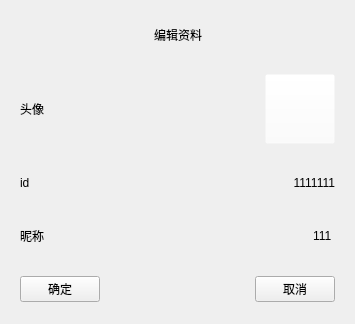
<?xml version="1.0" encoding="UTF-8"?>
<ui version="4.0">
 <class>Myinformation</class>
 <widget class="QWidget" name="Myinformation">
  <property name="geometry">
   <rect>
    <x>0</x>
    <y>0</y>
    <width>355</width>
    <height>324</height>
   </rect>
  </property>
  <property name="windowTitle">
   <string>Form</string>
  </property>
  <layout class="QVBoxLayout" name="verticalLayout">
   <item>
    <widget class="QWidget" name="widget" native="true">
     <layout class="QHBoxLayout" name="horizontalLayout">
      <item>
       <spacer name="horizontalSpacer">
        <property name="orientation">
         <enum>Qt::Horizontal</enum>
        </property>
        <property name="sizeHint" stdset="0">
         <size>
          <width>135</width>
          <height>20</height>
         </size>
        </property>
       </spacer>
      </item>
      <item>
       <widget class="QLabel" name="label">
        <property name="styleSheet">
         <string notr="true">font: 12pt &quot;Microsoft YaHei UI&quot;;
color: rgb(0, 0, 0);</string>
        </property>
        <property name="text">
         <string>编辑资料</string>
        </property>
        <property name="alignment">
         <set>Qt::AlignCenter</set>
        </property>
       </widget>
      </item>
      <item>
       <spacer name="horizontalSpacer_2">
        <property name="orientation">
         <enum>Qt::Horizontal</enum>
        </property>
        <property name="sizeHint" stdset="0">
         <size>
          <width>134</width>
          <height>20</height>
         </size>
        </property>
       </spacer>
      </item>
     </layout>
    </widget>
   </item>
   <item>
    <widget class="QWidget" name="widget_2" native="true">
     <layout class="QHBoxLayout" name="horizontalLayout_2">
      <item>
       <widget class="QLabel" name="label_2">
        <property name="styleSheet">
         <string notr="true">color: rgb(0, 0, 0);
font: 12pt &quot;Microsoft YaHei UI&quot;;</string>
        </property>
        <property name="text">
         <string>头像</string>
        </property>
       </widget>
      </item>
      <item>
       <spacer name="horizontalSpacer_3">
        <property name="orientation">
         <enum>Qt::Horizontal</enum>
        </property>
        <property name="sizeHint" stdset="0">
         <size>
          <width>226</width>
          <height>20</height>
         </size>
        </property>
       </spacer>
      </item>
      <item>
       <widget class="QPushButton" name="pushButton">
        <property name="minimumSize">
         <size>
          <width>70</width>
          <height>70</height>
         </size>
        </property>
        <property name="maximumSize">
         <size>
          <width>70</width>
          <height>70</height>
         </size>
        </property>
        <property name="styleSheet">
         <string notr="true">background-color: rgba(255, 255, 255, 0);</string>
        </property>
        <property name="text">
         <string/>
        </property>
        <property name="iconSize">
         <size>
          <width>68</width>
          <height>68</height>
         </size>
        </property>
       </widget>
      </item>
     </layout>
    </widget>
   </item>
   <item>
    <widget class="QWidget" name="widget_3" native="true">
     <layout class="QHBoxLayout" name="horizontalLayout_3">
      <item>
       <widget class="QLabel" name="label_3">
        <property name="styleSheet">
         <string notr="true">color: rgb(0, 0, 0);
font: 12pt &quot;Microsoft YaHei UI&quot;;</string>
        </property>
        <property name="text">
         <string>id</string>
        </property>
       </widget>
      </item>
      <item>
       <spacer name="horizontalSpacer_4">
        <property name="orientation">
         <enum>Qt::Horizontal</enum>
        </property>
        <property name="sizeHint" stdset="0">
         <size>
          <width>259</width>
          <height>20</height>
         </size>
        </property>
       </spacer>
      </item>
      <item>
       <widget class="QLabel" name="label_5">
        <property name="styleSheet">
         <string notr="true">background-color: rgba(255, 255, 255, 0);
color: rgb(0, 0, 0);
font: 12pt &quot;Microsoft YaHei UI&quot;;</string>
        </property>
        <property name="text">
         <string>1111111</string>
        </property>
        <property name="alignment">
         <set>Qt::AlignRight|Qt::AlignTrailing|Qt::AlignVCenter</set>
        </property>
       </widget>
      </item>
     </layout>
    </widget>
   </item>
   <item>
    <widget class="QWidget" name="widget_4" native="true">
     <layout class="QHBoxLayout" name="horizontalLayout_4">
      <item>
       <widget class="QLabel" name="label_4">
        <property name="styleSheet">
         <string notr="true">color: rgb(0, 0, 0);
font: 12pt &quot;Microsoft YaHei UI&quot;;</string>
        </property>
        <property name="text">
         <string>昵称</string>
        </property>
       </widget>
      </item>
      <item>
       <spacer name="horizontalSpacer_5">
        <property name="orientation">
         <enum>Qt::Horizontal</enum>
        </property>
        <property name="sizeHint" stdset="0">
         <size>
          <width>143</width>
          <height>20</height>
         </size>
        </property>
       </spacer>
      </item>
      <item>
       <widget class="QLineEdit" name="lineEdit_2">
        <property name="minimumSize">
         <size>
          <width>160</width>
          <height>0</height>
         </size>
        </property>
        <property name="maximumSize">
         <size>
          <width>160</width>
          <height>16777215</height>
         </size>
        </property>
        <property name="styleSheet">
         <string notr="true">background-color: rgba(255, 255, 255, 0);
color: rgb(0, 0, 0);
border: none;
font: 12pt &quot;Microsoft YaHei UI&quot;;</string>
        </property>
        <property name="text">
         <string>111</string>
        </property>
        <property name="alignment">
         <set>Qt::AlignRight|Qt::AlignTrailing|Qt::AlignVCenter</set>
        </property>
       </widget>
      </item>
     </layout>
    </widget>
   </item>
   <item>
    <widget class="QWidget" name="widget_5" native="true">
     <layout class="QHBoxLayout" name="horizontalLayout_5">
      <item>
       <widget class="QPushButton" name="pushButton_2">
        <property name="styleSheet">
         <string notr="true"/>
        </property>
        <property name="text">
         <string>确定</string>
        </property>
       </widget>
      </item>
      <item>
       <spacer name="horizontalSpacer_6">
        <property name="orientation">
         <enum>Qt::Horizontal</enum>
        </property>
        <property name="sizeHint" stdset="0">
         <size>
          <width>160</width>
          <height>20</height>
         </size>
        </property>
       </spacer>
      </item>
      <item>
       <widget class="QPushButton" name="pushButton_3">
        <property name="text">
         <string>取消</string>
        </property>
       </widget>
      </item>
     </layout>
    </widget>
   </item>
  </layout>
 </widget>
 <resources/>
 <connections/>
</ui>
